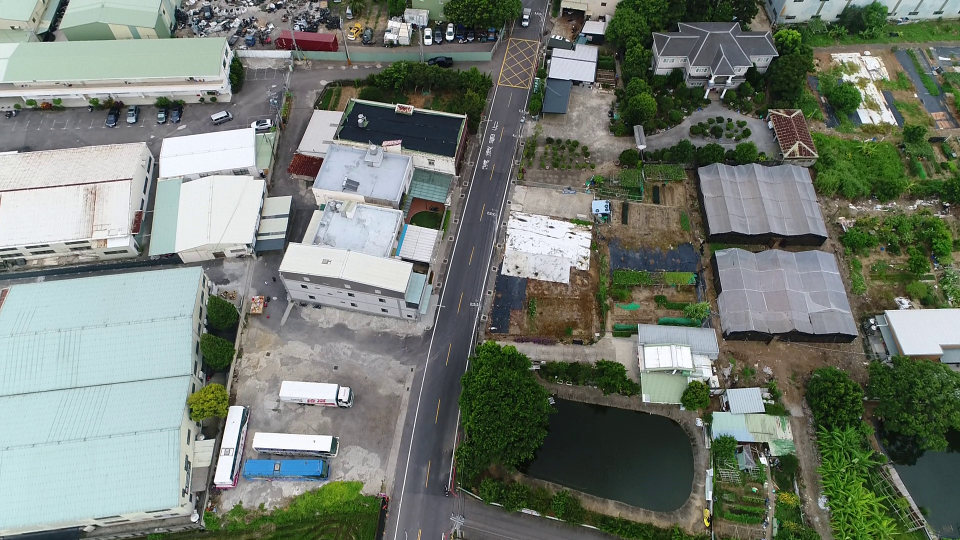
#> input picture train_offical/img0003.png, 1920 x 1080 px (shown at 1/2 size); its folder holds only this picture in this run
$ python crop.py
#> lines starting #> are read from the running program, lines starting #| are printed output that depends on the picture
import cv2
import os
import glob
from tqdm import tqdm,trange
from time import sleep

# crop image
# - file: image path
# - crop_path: path to save cropped images
def crop_image(file,crop_path,size):
    if size == 640:
        x1 = [0,370,910,1280]
        y1 = [0,440]

        x2 = [0,352,704]
        y2 = [0,80]

    elif size == 1088:
        x1 = [0,416,832]
        y1 = [0]

        x2 = [0,128,256]
        y2 = [0]

    # get image name
    img_name = file.split('\\')[-1]

    # read image
    img = cv2.imread(file)

    # get image width and height
    height, width, _ = img.shape

    # crop image
    if size == 640:
        if height == 1080 and width == 1920:
            for i in range(len(x1)):
                for j in range(len(y1)):
                    crop_img = img[y1[j]:y1[j]+size, x1[i]:x1[i]+size]
                    cv2.imwrite(crop_path +"\\img640\\"+ '{}_{}{}'.format(i+1,j+1,img_name), crop_img)
        elif height == 720 and width == 1344:
            for i in range(len(x2)):
                for j in range(len(y2)):
                    crop_img = img[y2[j]:y2[j]+size, x2[i]:x2[i]+size]
                    cv2.imwrite(crop_path +"\\img640\\"+ '{}_{}{}'.format(i+1,j+1,img_name), crop_img)
        else:
            return print('{} Image size not supported, image size = {},{}'.format(img_name,height,width))
    else:
        if height == 1080 and width == 1920:
            for i in range(len(x1)):
                for j in range(len(y1)):
                    crop_img = img[y1[j]:y1[j]+size, x1[i]:x1[i]+size]
                    cv2.imwrite(crop_path +"\\img1088\\"+ '{}_{}{}'.format(i+1,j+1,img_name), crop_img)
        elif height == 720 and width == 1344:
            for i in range(len(x2)):
                for j in range(len(y2)):
                    crop_img = img[y2[j]:y2[j]+size, x2[i]:x2[i]+size]
                    cv2.imwrite(crop_path +"\\img1088\\"+ '{}_{}{}'.format(i+1,j+1,img_name), crop_img)
        else:
            return print('{} Image size not supported, image size = {},{}'.format(img_name,height,width))


# read label data
# - file: original label path
# - sp: split character (default = ',')
def read_label(file,sp = ','):
    id = []
    x = []
    y = []
    w = []
    h = []
    conf = []

    with open(file,'r') as f:
        lines = f.readlines()
        for line in lines:
            line = line.strip('\n')
            s = line.split(sp)
            id.append(int(s[0]))
            x.append(int(s[1]))
            y.append(int(s[2]))
            w.append(int(s[3]))
            h.append(int(s[4]))
            # conf.append(float(s[5]))

    return id,x,y,w,h

# get image size
# - file: original image path
# [5 lines left out: function image_size, not called in this run]

# crop label
# - file: original label path
def crop_label(file,crop_label_path,size,img_type='.png'):
    # file name
    name = file.split('\\')[-1].split('.')[0]
    file_path = file.split(name)[0]
    file_path = file_path + name + ".txt"
    # crop path
    path = crop_label_path
    # read label data
    id,x,y,w,h = read_label(file_path)

    # get image size
    height, width = image_size(file,img_type)

    if size == 640:
        x1 = [370,910,1280]
        y1 = [440]

        x2 = [352,704]
        y2 = [80]

    elif size == 1088:
        x1 = [416,832]
        y1 = [0]

        x2 = [128,256]
        y2 = [0]
    if size == 640:
    # open file and write label data
        crop1 = open(path + '//img640//1_1' + name + '.txt', 'w+')
        crop2 = open(path + '//img640//2_1' + name + '.txt', 'w+')
        crop3 = open(path + '//img640//3_1' + name + '.txt', 'w+')
        crop4 = open(path + '//img640//4_1' + name + '.txt', 'w+')

        crop5 = open(path + '//img640//1_2' + name + '.txt', 'w+')
        crop6 = open(path + '//img640//2_2' + name + '.txt', 'w+')
        crop7 = open(path + '//img640//3_2' + name + '.txt', 'w+')
        crop8 = open(path + '//img640//4_2' + name + '.txt', 'w+')

        # crop label
        if height == 1080 and  width == 1920:
            for i in range(len(id)):
                if y[i] < 640:
                    if x[i] < 640:
                        crop1.write(str(id[i]) + ' ' + str(x[i]) + ' ' + str(y[i]) + ' ' + str(w[i]) + ' ' + str(h[i])  + '\n')
                    if 370 <= x[i] < 1010:
                        crop2.write(str(id[i]) + ' ' + str(x[i]-x1[0]) + ' ' + str(y[i]) + ' ' + str(w[i]) + ' ' + str(h[i]) + '\n')
                    if 910 <= x[i] < 1550:
                        crop3.write(str(id[i]) + ' ' + str(x[i]-x1[1]) + ' ' + str(y[i]) + ' ' + str(w[i]) + ' ' + str(h[i]) + '\n')
                    if size == 640:
                        if 1280 <= x[i] < 1920:
                            crop4.write(str(id[i]) + ' ' + str(x[i]-x1[2]) + ' ' + str(y[i]) + ' ' + str(w[i]) + ' ' + str(h[i])  + '\n')

                if y[i] >= 440:
                    if x[i] < 640:
                        crop5.write(str(id[i]) + ' ' + str(x[i]) + ' ' + str(y[i]-y1[0]) + ' ' + str(w[i]) + ' ' + str(h[i])  + '\n')
                    if 370 <= x[i] < 1010:
                        crop6.write(str(id[i]) + ' ' + str(x[i]-x1[0]) + ' ' + str(y[i]-y1[0]) + ' ' + str(w[i]) + ' ' + str(h[i])  + '\n')
                    if 910 <= x[i] < 1550:
                        crop7.write(str(id[i]) + ' ' + str(x[i]-x1[1]) + ' ' + str(y[i]-y1[0]) + ' ' + str(w[i]) + ' ' + str(h[i])  + '\n')
                    if size == 640:
                        if 1280 <= x[i] < 1920:
                            crop8.write(str(id[i]) + ' ' + str(x[i]-x1[2]) + ' ' + str(y[i]-y1[0]) + ' ' + str(w[i]) + ' ' + str(h[i])  + '\n')

        elif height == 720 and width == 1344:
            for i in range(len(id)):
                if y[i] < 640:
                    if x[i] < 640:
                        crop1.write(str(id[i]) + ' ' + str(x[i]) + ' ' + str(y[i]) + ' ' + str(w[i]) + ' ' + str(h[i])  + '\n')
                    if 352 <= x[i] < 992:
                        crop2.write(str(id[i]) + ' ' + str(x[i]-x2[0]) + ' ' + str(y[i]) + ' ' + str(w[i]) + ' ' + str(h[i])  + '\n')
                    if 704 <= x[i] < 1344:
                        crop3.write(str(id[i]) + ' ' + str(x[i]-x2[1]) + ' ' + str(y[i]) + ' ' + str(w[i]) + ' ' + str(h[i])  + '\n')


                if y[i] >= 80:
                    if x[i] < 640:
                        crop5.write(str(id[i]) + ' ' + str(x[i]) + ' ' + str(y[i]-y2[0]) + ' ' + str(w[i]) + ' ' + str(h[i])  + '\n')
                    if 352 <= x[i] < 992:
                        crop6.write(str(id[i]) + ' ' + str(x[i]-x2[0]) + ' ' + str(y[i]-y2[0]) + ' ' + str(w[i]) + ' ' + str(h[i])  + '\n')
                    if 704 <= x[i] < 1344:
                        crop7.write(str(id[i]) + ' ' + str(x[i]-x2[1]) + ' ' + str(y[i]-y2[0]) + ' ' + str(w[i]) + ' ' + str(h[i])  + '\n')

        crop8.close()
        crop7.close()
        crop6.close()
        crop5.close()
        crop4.close()
        crop3.close()
        crop2.close()
        crop1.close()
    else:
        # open file and write label data
        crop9 = open(path +'//img1088//1_1' + name + '.txt', 'w+')
        crop10 = open(path +'//img1088//2_1' + name + '.txt', 'w+')
        crop11 = open(path +'//img1088//3_1' + name + '.txt', 'w+')

        # crop label
        if height == 1080:
            for i in range(len(id)):
                if x[i] < 1088:
                    crop9.write(str(id[i]) + ' ' + str(x[i]) + ' ' + str(y[i]) + ' ' + str(w[i]) + ' ' + str(h[i])  + '\n')
                if 416 <= x[i] < 1504:
                    crop10.write(str(id[i]) + ' ' + str(x[i]-x1[0]) + ' ' + str(y[i]) + ' ' + str(w[i]) + ' ' + str(h[i]) + '\n')
                if 832 <= x[i]:
                    crop11.write(str(id[i]) + ' ' + str(x[i]-x1[1]) + ' ' + str(y[i]) + ' ' + str(w[i]) + ' ' + str(h[i]) + '\n')

        elif height == 720:
            for i in range(len(id)):
                if x[i] < 1088:
                    crop9.write(str(id[i]) + ' ' + str(x[i]) + ' ' + str(y[i]) + ' ' + str(w[i]) + ' ' + str(h[i])  + '\n')
                if 128 <= x[i] < 1216:
                    crop10.write(str(id[i]) + ' ' + str(x[i]-x2[0]) + ' ' + str(y[i]) + ' ' + str(w[i]) + ' ' + str(h[i])  + '\n')
                if 256 <= x[i]:
                    crop11.write(str(id[i]) + ' ' + str(x[i]-x2[1]) + ' ' + str(y[i]) + ' ' + str(w[i]) + ' ' + str(h[i])  + '\n')

        crop11.close()
        crop10.close()
        crop9.close()

    return

# remove empty label file with corresponding image
# - crop_label: cropped label
# - crop_image: cropped image
# [44 lines left out: functions remove_empty, delete_outside_box, normalize_label, not called in this run]


# main
# - original_img_path: path to images
# - crop_img_path: path to save cropped images
# - crop_label_path: path to save cropped labels
def main(img_type = '.png'):
    # crop image
    files = glob.glob(original_img_path + '\\*' + img_type)
    for file in tqdm(files,desc='Cropping image'):
        crop_image(file,crop_img_path,size=640)
#> in crop_image, img is the input picture: shape (1080, 1920, 3); mean B, G, R 113.8, 123.3, 115.3
#> the loop in crop_image, `for i in range(len(x1)):` made 4 passes
#> pass 1, in crop_image, `cv2.imwrite(crop_path +"\\img640\\"+ '{}_{}{}'.format(i+1,j+1,img_name..`:
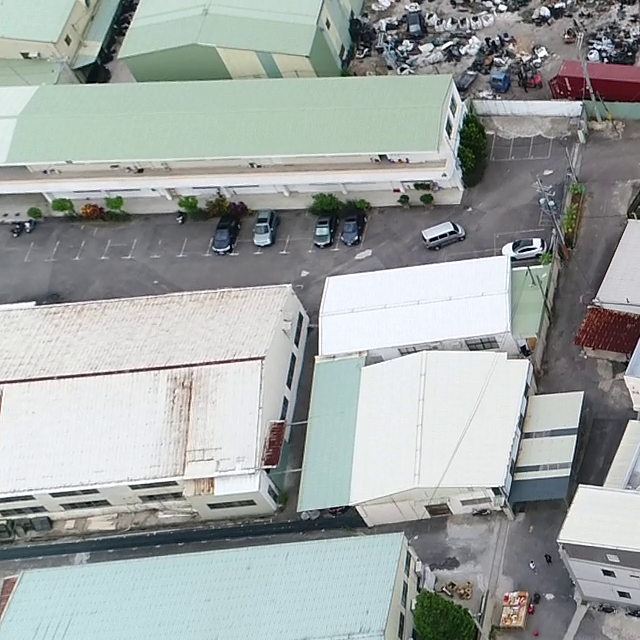
#> saved as img0003.png: shape (640, 640, 3); mean B, G, R 163.2, 164.9, 159.2
#> pass 1, in crop_image, `cv2.imwrite(crop_path +"\\img640\\"+ '{}_{}{}'.format(i+1,j+1,img_name..`:
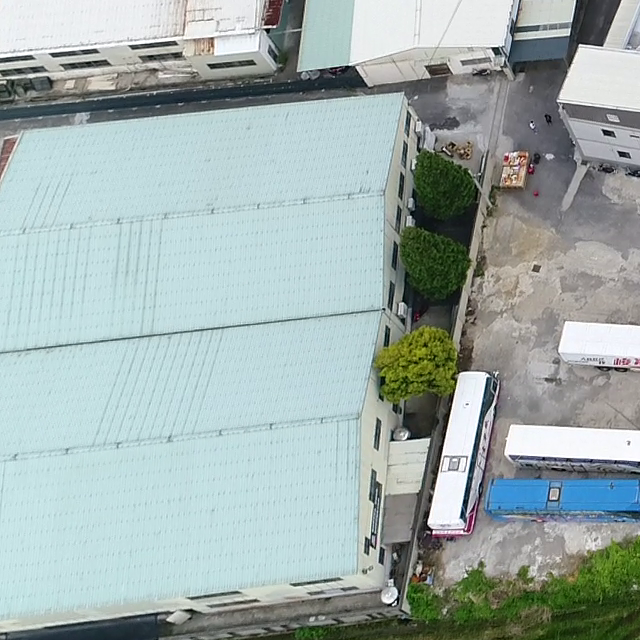
#> saved as img0003.png: shape (640, 640, 3); mean B, G, R 172.3, 174.6, 159.7
#> pass 2, in crop_image, `cv2.imwrite(crop_path +"\\img640\\"+ '{}_{}{}'.format(i+1,j+1,img_name..`:
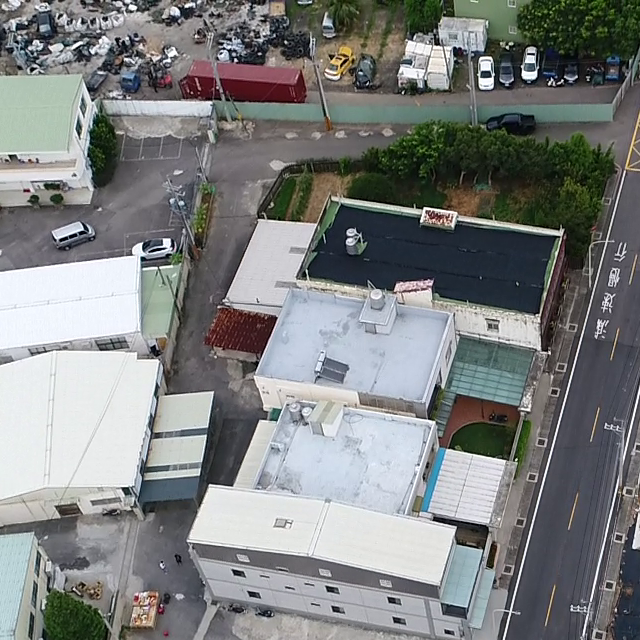
#> saved as img0003.png: shape (640, 640, 3); mean B, G, R 128.2, 128.4, 125.8
#> pass 2, in crop_image, `cv2.imwrite(crop_path +"\\img640\\"+ '{}_{}{}'.format(i+1,j+1,img_name..`:
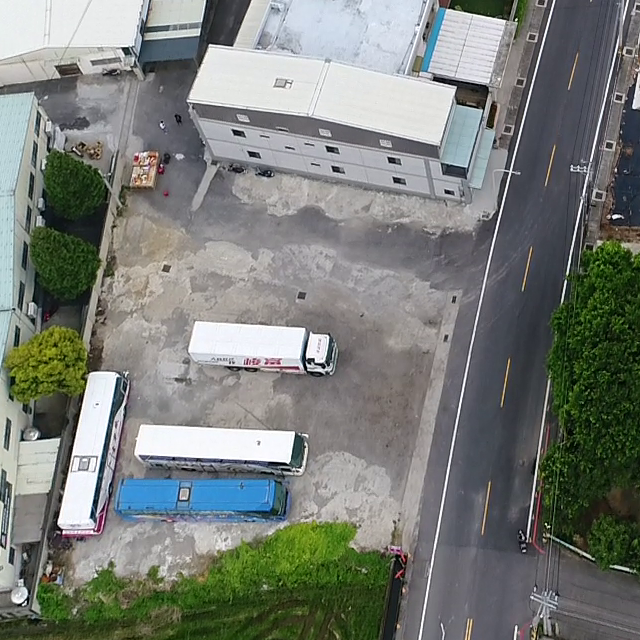
#> saved as img0003.png: shape (640, 640, 3); mean B, G, R 119.9, 125.1, 120.7
        crop_image(file,crop_img_path,size=1088)
#> the loop in crop_image (call 2), `for i in range(len(x1)):` made 3 passes
#> pass 1, in crop_image (call 2), `cv2.imwrite(crop_path +"\\img1088\\"+ '{}_{}{}'.format(i+1,j+1,img_nam..`:
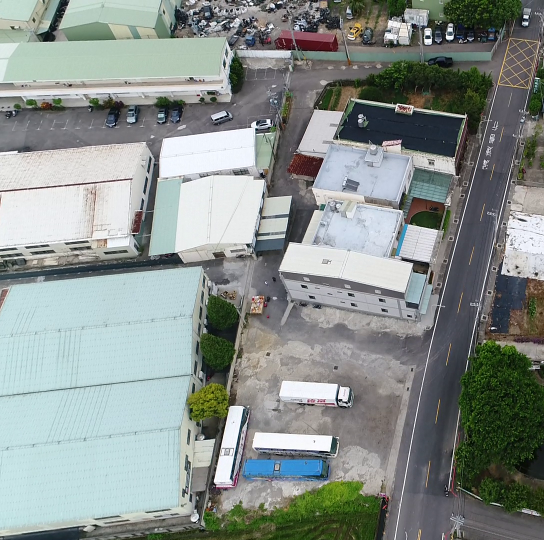
#> saved as img0003.png: shape (1080, 1088, 3) (shown at 1/2 size); mean B, G, R 140.4, 143.9, 136.2
#> pass 2, in crop_image (call 2), `cv2.imwrite(crop_path +"\\img1088\\"+ '{}_{}{}'.format(i+1,j+1,img_nam..`:
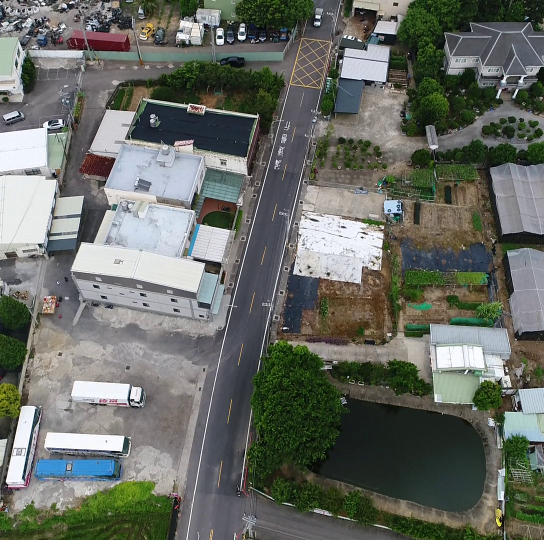
#> saved as img0003.png: shape (1080, 1088, 3) (shown at 1/2 size); mean B, G, R 100.4, 107.4, 103.6
        sleep(0.001)


    # crop label
    for file in tqdm(files,desc='Cropping label'):
        crop_label(file,crop_label_path,size=640,img_type='.png')
        crop_label(file,crop_label_path,size=1088,img_type='.png')
        sleep(0.001)

    # remove empty label file with corresponding image
    cropped_label640 = glob.glob(crop_label_path + '\\img640\\*' + '.txt')
    cropped_image640 = glob.glob(crop_img_path + '\\img640\\*' + img_type)
    # Delete box outside of image
    for i in trange(len(cropped_label640),desc='Deleting box outside of image'):
        delete_outside_box(cropped_label640[i])
    # Normalize label
    for i in trange(len(cropped_label640),desc='Normalizing label'):
        normalize_label(cropped_label640[i],img_type = '.png')
    try:
        for i in trange(len(cropped_label640),desc='Removing empty label'):
            remove_empty(cropped_label640[i],cropped_image640[i])
    except FileNotFoundError:
        print('File not found: ' + cropped_label640[i] + ' or ' + cropped_image640[i])


    cropped_label1088 = glob.glob(crop_label_path + '\\img1088\\*' + '.txt')
    cropped_image1088 = glob.glob(crop_img_path + '\\img1088\\*' + img_type)
    # Delete box outside of image
    for i in trange(len(cropped_label1088),desc='Deleting box outside of image'):
        delete_outside_box(cropped_label1088[i])
    # Normalize label
    for i in trange(len(cropped_label1088),desc='Normalizing label'):
        normalize_label(cropped_label1088[i],img_type = '.png')
    try:
        for i in trange(len(cropped_label1088),desc='Removing empty label'):
            remove_empty(cropped_label1088[i],cropped_image1088[i])
    except FileNotFoundError:
        print('File not found: ' + cropped_label1088[i] + ' or ' + cropped_image1088[i])


original_img_path = r'nopeoplemachine\train_offical'
crop_img_path = r'nopeoplemachine\crop'
crop_label_path = r'nopeoplemachine\crop'

if __name__ == "__main__":
#> (the run stopped early here; a loop or call above may not have finished)
